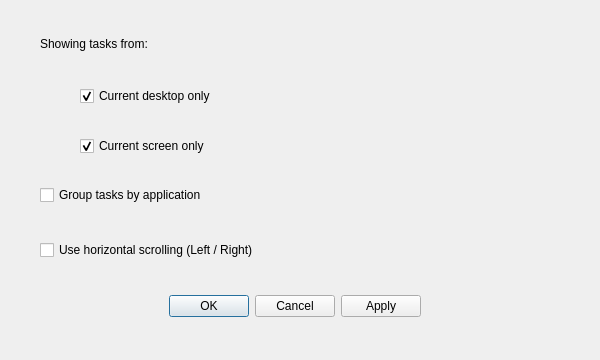
<?xml version="1.0" encoding="UTF-8"?>
<ui version="4.0">
 <class>TaskManagerSettingsDialog</class>
 <widget class="QDialog" name="TaskManagerSettingsDialog">
  <property name="geometry">
   <rect>
    <x>0</x>
    <y>0</y>
    <width>600</width>
    <height>360</height>
   </rect>
  </property>
  <property name="windowTitle">
   <string>Task Manager Settings</string>
  </property>
  <widget class="QDialogButtonBox" name="buttonBox">
   <property name="geometry">
    <rect>
     <x>30</x>
     <y>290</y>
     <width>530</width>
     <height>32</height>
    </rect>
   </property>
   <property name="orientation">
    <enum>Qt::Orientation::Horizontal</enum>
   </property>
   <property name="standardButtons">
    <set>QDialogButtonBox::StandardButton::Apply|QDialogButtonBox::StandardButton::Cancel|QDialogButtonBox::StandardButton::Ok</set>
   </property>
   <property name="centerButtons">
    <bool>true</bool>
   </property>
  </widget>
  <widget class="QLabel" name="showLabel">
   <property name="geometry">
    <rect>
     <x>40</x>
     <y>30</y>
     <width>351</width>
     <height>28</height>
    </rect>
   </property>
   <property name="text">
    <string>Showing tasks from:</string>
   </property>
  </widget>
  <widget class="QCheckBox" name="showCurrentDesktopOnly">
   <property name="geometry">
    <rect>
     <x>80</x>
     <y>80</y>
     <width>401</width>
     <height>32</height>
    </rect>
   </property>
   <property name="text">
    <string>Current desktop only</string>
   </property>
   <property name="checked">
    <bool>true</bool>
   </property>
  </widget>
  <widget class="QCheckBox" name="showCurrentScreenOnly">
   <property name="geometry">
    <rect>
     <x>80</x>
     <y>130</y>
     <width>421</width>
     <height>32</height>
    </rect>
   </property>
   <property name="text">
    <string>Current screen only</string>
   </property>
   <property name="checked">
    <bool>true</bool>
   </property>
  </widget>
  <widget class="QCheckBox" name="horizontalTaskScrolling">
   <property name="geometry">
    <rect>
     <x>40</x>
     <y>235</y>
     <width>500</width>
     <height>30</height>
    </rect>
   </property>
   <property name="text">
    <string>Use horizontal scrolling (Left / Right)</string>
   </property>
   <property name="toolTip">
    <string>Unchecked: scroll up/down. Checked: scroll left/right.</string>
   </property>
  </widget>
  <widget class="QCheckBox" name="groupTasksByApplication">
   <property name="geometry">
    <rect>
     <x>40</x>
     <y>180</y>
     <width>401</width>
     <height>30</height>
    </rect>
   </property>
   <property name="text">
    <string>Group tasks by application</string>
   </property>
  </widget>
 </widget>
 <resources/>
 <connections>
  <connection>
   <sender>buttonBox</sender>
   <signal>accepted()</signal>
   <receiver>TaskManagerSettingsDialog</receiver>
   <slot>accept()</slot>
   <hints>
    <hint type="sourcelabel">
     <x>248</x>
     <y>254</y>
    </hint>
    <hint type="destinationlabel">
     <x>157</x>
     <y>274</y>
    </hint>
   </hints>
  </connection>
  <connection>
   <sender>buttonBox</sender>
   <signal>rejected()</signal>
   <receiver>TaskManagerSettingsDialog</receiver>
   <slot>reject()</slot>
   <hints>
    <hint type="sourcelabel">
     <x>316</x>
     <y>260</y>
    </hint>
    <hint type="destinationlabel">
     <x>286</x>
     <y>274</y>
    </hint>
   </hints>
  </connection>
 </connections>
</ui>
